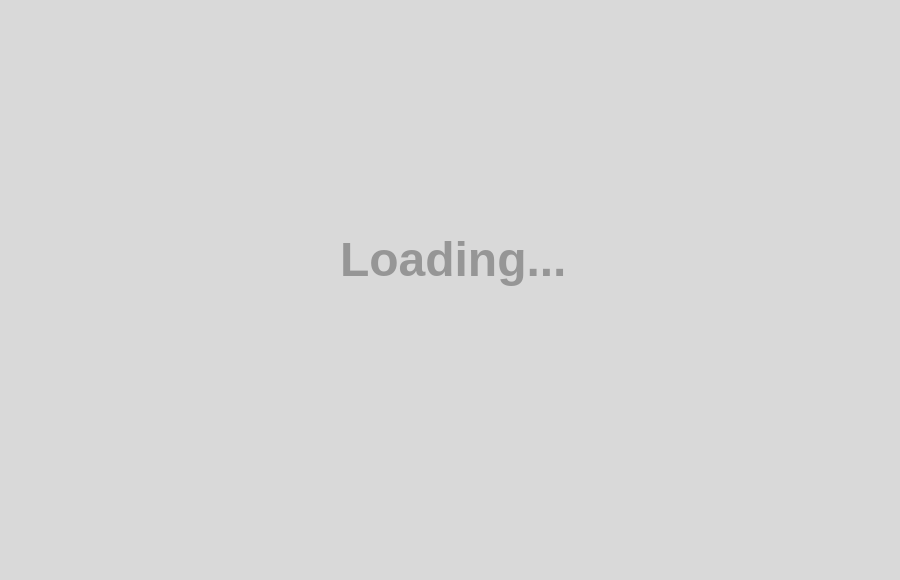
<?xml version="1.0" encoding="UTF-8"?>
<ui version="4.0">
 <class>LoadWindow</class>
 <widget class="QMainWindow" name="LoadWindow">
  <property name="geometry">
   <rect>
    <x>0</x>
    <y>0</y>
    <width>900</width>
    <height>580</height>
   </rect>
  </property>
  <property name="windowTitle">
   <string>MainWindow</string>
  </property>
  <property name="styleSheet">
   <string notr="true">selection-background-color: rgb(217, 217, 217);</string>
  </property>
  <widget class="QWidget" name="centralwidget">
   <widget class="QLabel" name="Load">
    <property name="geometry">
     <rect>
      <x>340</x>
      <y>190</y>
      <width>240</width>
      <height>140</height>
     </rect>
    </property>
    <property name="font">
     <font>
      <family>Arial</family>
      <pointsize>20</pointsize>
      <weight>75</weight>
      <bold>true</bold>
      <stylestrategy>PreferDefault</stylestrategy>
     </font>
    </property>
    <property name="text">
     <string>&lt;html&gt;&lt;head/&gt;&lt;body&gt;&lt;p&gt;&lt;span style=&quot; font-size:36pt; color:#969696;&quot;&gt;Loading...&lt;/span&gt;&lt;/p&gt;&lt;/body&gt;&lt;/html&gt;</string>
    </property>
    <property name="textFormat">
     <enum>Qt::AutoText</enum>
    </property>
    <property name="scaledContents">
     <bool>false</bool>
    </property>
   </widget>
   <widget class="QLabel" name="Fon">
    <property name="geometry">
     <rect>
      <x>-20</x>
      <y>-20</y>
      <width>921</width>
      <height>611</height>
     </rect>
    </property>
    <property name="styleSheet">
     <string notr="true">background-color: rgb(217, 217, 217);</string>
    </property>
    <property name="text">
     <string>`</string>
    </property>
   </widget>
   <zorder>Fon</zorder>
   <zorder>Load</zorder>
  </widget>
 </widget>
 <resources/>
 <connections/>
</ui>
